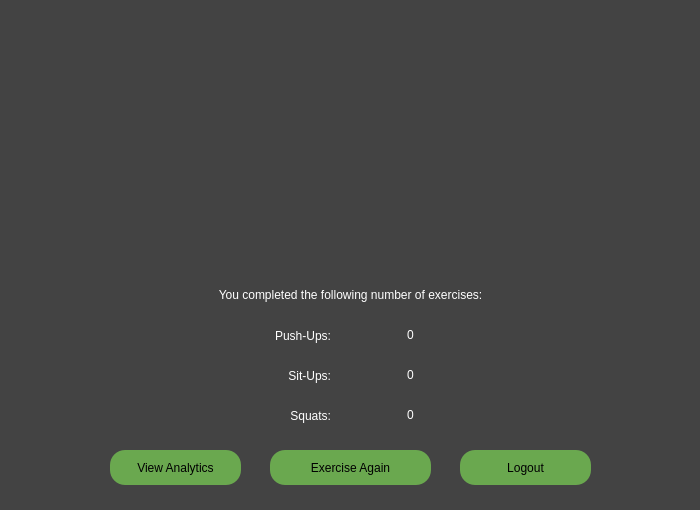
<?xml version="1.0" encoding="UTF-8"?>
<ui version="4.0">
 <class>Form</class>
 <widget class="QWidget" name="Form">
  <property name="geometry">
   <rect>
    <x>0</x>
    <y>0</y>
    <width>700</width>
    <height>510</height>
   </rect>
  </property>
  <property name="windowTitle">
   <string>Form</string>
  </property>
  <property name="styleSheet">
   <string notr="true">background-color: rgb(67, 67, 67);</string>
  </property>
  <widget class="QLabel" name="logo">
   <property name="geometry">
    <rect>
     <x>70</x>
     <y>20</y>
     <width>561</width>
     <height>261</height>
    </rect>
   </property>
   <property name="text">
    <string>&lt;html&gt;&lt;head/&gt;&lt;body&gt;&lt;p&gt;&lt;img src=&quot;:/logo/logo4.PNG&quot;/&gt;&lt;/p&gt;&lt;/body&gt;&lt;/html&gt;</string>
   </property>
  </widget>
  <widget class="QPushButton" name="beginExercisingButton">
   <property name="geometry">
    <rect>
     <x>270</x>
     <y>450</y>
     <width>161</width>
     <height>35</height>
    </rect>
   </property>
   <property name="styleSheet">
    <string notr="true">QPushButton {
	border-radius: 15px;
	background-color: rgb(106, 168, 79);
	font: 75 13pt &quot;Arial&quot;;
}
QPushButton:hover
{
   background-color: rgb(73, 115, 54);
}
</string>
   </property>
   <property name="text">
    <string>Exercise Again</string>
   </property>
  </widget>
  <widget class="QLabel" name="welcome">
   <property name="geometry">
    <rect>
     <x>80</x>
     <y>280</y>
     <width>541</width>
     <height>31</height>
    </rect>
   </property>
   <property name="styleSheet">
    <string notr="true">font: 75 15pt &quot;Arial&quot;;
color: rgb(255, 255, 255);</string>
   </property>
   <property name="text">
    <string>&lt;html&gt;&lt;head/&gt;&lt;body&gt;&lt;p align=&quot;center&quot;&gt;You completed the following number of exercises:&lt;/p&gt;&lt;/body&gt;&lt;/html&gt;</string>
   </property>
  </widget>
  <widget class="QPushButton" name="analyticsButton">
   <property name="geometry">
    <rect>
     <x>110</x>
     <y>450</y>
     <width>131</width>
     <height>35</height>
    </rect>
   </property>
   <property name="styleSheet">
    <string notr="true">QPushButton {
	border-radius: 15px;
	background-color: rgb(106, 168, 79);
	font: 75 13pt &quot;Arial&quot;;
}
QPushButton:hover
{
   background-color: rgb(73, 115, 54);
}
</string>
   </property>
   <property name="text">
    <string>View Analytics</string>
   </property>
  </widget>
  <widget class="QPushButton" name="logoutButton">
   <property name="geometry">
    <rect>
     <x>460</x>
     <y>450</y>
     <width>131</width>
     <height>35</height>
    </rect>
   </property>
   <property name="styleSheet">
    <string notr="true">QPushButton {
	border-radius: 15px;
	background-color: rgb(106, 168, 79);
	font: 75 13pt &quot;Arial&quot;;
}
QPushButton:hover
{
   background-color: rgb(73, 115, 54);
}</string>
   </property>
   <property name="text">
    <string>Logout</string>
   </property>
  </widget>
  <widget class="QLabel" name="situps">
   <property name="geometry">
    <rect>
     <x>230</x>
     <y>360</y>
     <width>101</width>
     <height>31</height>
    </rect>
   </property>
   <property name="styleSheet">
    <string notr="true">font: 75 16pt &quot;Arial&quot;;
color: rgb(255, 255, 255);</string>
   </property>
   <property name="text">
    <string>Sit-Ups:</string>
   </property>
   <property name="alignment">
    <set>Qt::AlignRight|Qt::AlignTrailing|Qt::AlignVCenter</set>
   </property>
  </widget>
  <widget class="QLabel" name="pushups">
   <property name="geometry">
    <rect>
     <x>230</x>
     <y>320</y>
     <width>101</width>
     <height>31</height>
    </rect>
   </property>
   <property name="styleSheet">
    <string notr="true">font: 75 16pt &quot;Arial&quot;;
color: rgb(255, 255, 255);</string>
   </property>
   <property name="text">
    <string>Push-Ups:</string>
   </property>
   <property name="alignment">
    <set>Qt::AlignRight|Qt::AlignTrailing|Qt::AlignVCenter</set>
   </property>
  </widget>
  <widget class="QLabel" name="squats">
   <property name="geometry">
    <rect>
     <x>240</x>
     <y>400</y>
     <width>91</width>
     <height>31</height>
    </rect>
   </property>
   <property name="styleSheet">
    <string notr="true">font: 75 16pt &quot;Arial&quot;;
color: rgb(255, 255, 255);</string>
   </property>
   <property name="text">
    <string>Squats:</string>
   </property>
   <property name="alignment">
    <set>Qt::AlignRight|Qt::AlignTrailing|Qt::AlignVCenter</set>
   </property>
  </widget>
  <widget class="QLabel" name="pushupsResults">
   <property name="geometry">
    <rect>
     <x>360</x>
     <y>320</y>
     <width>101</width>
     <height>31</height>
    </rect>
   </property>
   <property name="styleSheet">
    <string notr="true">font: 75 16pt &quot;Arial&quot;;
color: rgb(255, 255, 255);</string>
   </property>
   <property name="text">
    <string>&lt;html&gt;&lt;head/&gt;&lt;body&gt;&lt;p align=&quot;center&quot;&gt;0&lt;/p&gt;&lt;/body&gt;&lt;/html&gt;</string>
   </property>
   <property name="alignment">
    <set>Qt::AlignRight|Qt::AlignTrailing|Qt::AlignVCenter</set>
   </property>
  </widget>
  <widget class="QLabel" name="situpsResults">
   <property name="geometry">
    <rect>
     <x>360</x>
     <y>360</y>
     <width>101</width>
     <height>31</height>
    </rect>
   </property>
   <property name="styleSheet">
    <string notr="true">font: 75 16pt &quot;Arial&quot;;
color: rgb(255, 255, 255);</string>
   </property>
   <property name="text">
    <string>&lt;html&gt;&lt;head/&gt;&lt;body&gt;&lt;p align=&quot;center&quot;&gt;0&lt;/p&gt;&lt;/body&gt;&lt;/html&gt;</string>
   </property>
   <property name="alignment">
    <set>Qt::AlignRight|Qt::AlignTrailing|Qt::AlignVCenter</set>
   </property>
  </widget>
  <widget class="QLabel" name="squatsResults">
   <property name="geometry">
    <rect>
     <x>360</x>
     <y>400</y>
     <width>101</width>
     <height>31</height>
    </rect>
   </property>
   <property name="styleSheet">
    <string notr="true">font: 75 16pt &quot;Arial&quot;;
color: rgb(255, 255, 255);</string>
   </property>
   <property name="text">
    <string>&lt;html&gt;&lt;head/&gt;&lt;body&gt;&lt;p align=&quot;center&quot;&gt;0&lt;/p&gt;&lt;/body&gt;&lt;/html&gt;</string>
   </property>
   <property name="alignment">
    <set>Qt::AlignRight|Qt::AlignTrailing|Qt::AlignVCenter</set>
   </property>
  </widget>
  <widget class="QLabel" name="output">
   <property name="geometry">
    <rect>
     <x>160</x>
     <y>245</y>
     <width>371</width>
     <height>31</height>
    </rect>
   </property>
   <property name="styleSheet">
    <string notr="true">font: 75 15pt &quot;Arial&quot;;
color: rgb(170, 0, 0);</string>
   </property>
   <property name="text">
    <string>&lt;html&gt;&lt;head/&gt;&lt;body&gt;&lt;p align=&quot;center&quot;&gt;&lt;br/&gt;&lt;/p&gt;&lt;/body&gt;&lt;/html&gt;</string>
   </property>
  </widget>
 </widget>
 <resources>
  <include location="logo.qrc"/>
 </resources>
 <connections/>
</ui>
